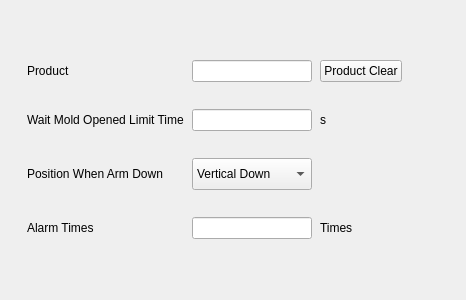
<?xml version="1.0" encoding="UTF-8"?>
<ui version="4.0">
 <class>ICHCProductSettingFrame</class>
 <widget class="QFrame" name="ICHCProductSettingFrame">
  <property name="geometry">
   <rect>
    <x>0</x>
    <y>0</y>
    <width>466</width>
    <height>300</height>
   </rect>
  </property>
  <property name="windowTitle">
   <string>Frame</string>
  </property>
  <property name="frameShape">
   <enum>QFrame::NoFrame</enum>
  </property>
  <property name="frameShadow">
   <enum>QFrame::Plain</enum>
  </property>
  <layout class="QGridLayout" name="gridLayout">
   <property name="leftMargin">
    <number>27</number>
   </property>
   <property name="topMargin">
    <number>10</number>
   </property>
   <property name="rightMargin">
    <number>36</number>
   </property>
   <property name="horizontalSpacing">
    <number>8</number>
   </property>
   <property name="verticalSpacing">
    <number>27</number>
   </property>
   <item row="1" column="0">
    <widget class="QLabel" name="label">
     <property name="text">
      <string>Product</string>
     </property>
    </widget>
   </item>
   <item row="1" column="1">
    <widget class="ICLineEditWithVirtualNumericKeypad" name="productLineEdit"/>
   </item>
   <item row="2" column="0">
    <widget class="QLabel" name="label_2">
     <property name="text">
      <string>Wait Mold Opened Limit Time</string>
     </property>
    </widget>
   </item>
   <item row="2" column="1">
    <widget class="ICLineEditWithVirtualNumericKeypad" name="waitTimeEdit"/>
   </item>
   <item row="3" column="0">
    <widget class="QLabel" name="label_3">
     <property name="text">
      <string>Position When Arm Down</string>
     </property>
    </widget>
   </item>
   <item row="3" column="1">
    <widget class="QComboBox" name="posComboBox">
     <property name="minimumSize">
      <size>
       <width>0</width>
       <height>32</height>
      </size>
     </property>
     <item>
      <property name="text">
       <string>Vertical Down</string>
      </property>
     </item>
     <item>
      <property name="text">
       <string>Horizontal Down</string>
      </property>
     </item>
    </widget>
   </item>
   <item row="2" column="2">
    <widget class="QLabel" name="label_4">
     <property name="text">
      <string>s</string>
     </property>
    </widget>
   </item>
   <item row="5" column="0">
    <spacer name="verticalSpacer">
     <property name="orientation">
      <enum>Qt::Vertical</enum>
     </property>
     <property name="sizeHint" stdset="0">
      <size>
       <width>20</width>
       <height>40</height>
      </size>
     </property>
    </spacer>
   </item>
   <item row="0" column="0">
    <spacer name="verticalSpacer_2">
     <property name="orientation">
      <enum>Qt::Vertical</enum>
     </property>
     <property name="sizeHint" stdset="0">
      <size>
       <width>20</width>
       <height>40</height>
      </size>
     </property>
    </spacer>
   </item>
   <item row="2" column="4">
    <spacer name="horizontalSpacer">
     <property name="orientation">
      <enum>Qt::Horizontal</enum>
     </property>
     <property name="sizeHint" stdset="0">
      <size>
       <width>40</width>
       <height>20</height>
      </size>
     </property>
    </spacer>
   </item>
   <item row="2" column="3">
    <spacer name="horizontalSpacer_2">
     <property name="orientation">
      <enum>Qt::Horizontal</enum>
     </property>
     <property name="sizeHint" stdset="0">
      <size>
       <width>40</width>
       <height>20</height>
      </size>
     </property>
    </spacer>
   </item>
   <item row="4" column="0">
    <widget class="QLabel" name="label_5">
     <property name="text">
      <string>Alarm Times</string>
     </property>
    </widget>
   </item>
   <item row="4" column="2">
    <widget class="QLabel" name="label_6">
     <property name="text">
      <string>Times</string>
     </property>
    </widget>
   </item>
   <item row="4" column="1">
    <widget class="ICLineEditWithVirtualNumericKeypad" name="alarmTimesEdit"/>
   </item>
   <item row="1" column="2">
    <widget class="QPushButton" name="productClearButton">
     <property name="text">
      <string>Product Clear</string>
     </property>
    </widget>
   </item>
  </layout>
 </widget>
 <customwidgets>
  <customwidget>
   <class>ICLineEditWithVirtualNumericKeypad</class>
   <extends>QLineEdit</extends>
   <header>iclineeditwithvirtualnumerickeypad.h</header>
  </customwidget>
 </customwidgets>
 <resources/>
 <connections/>
</ui>
